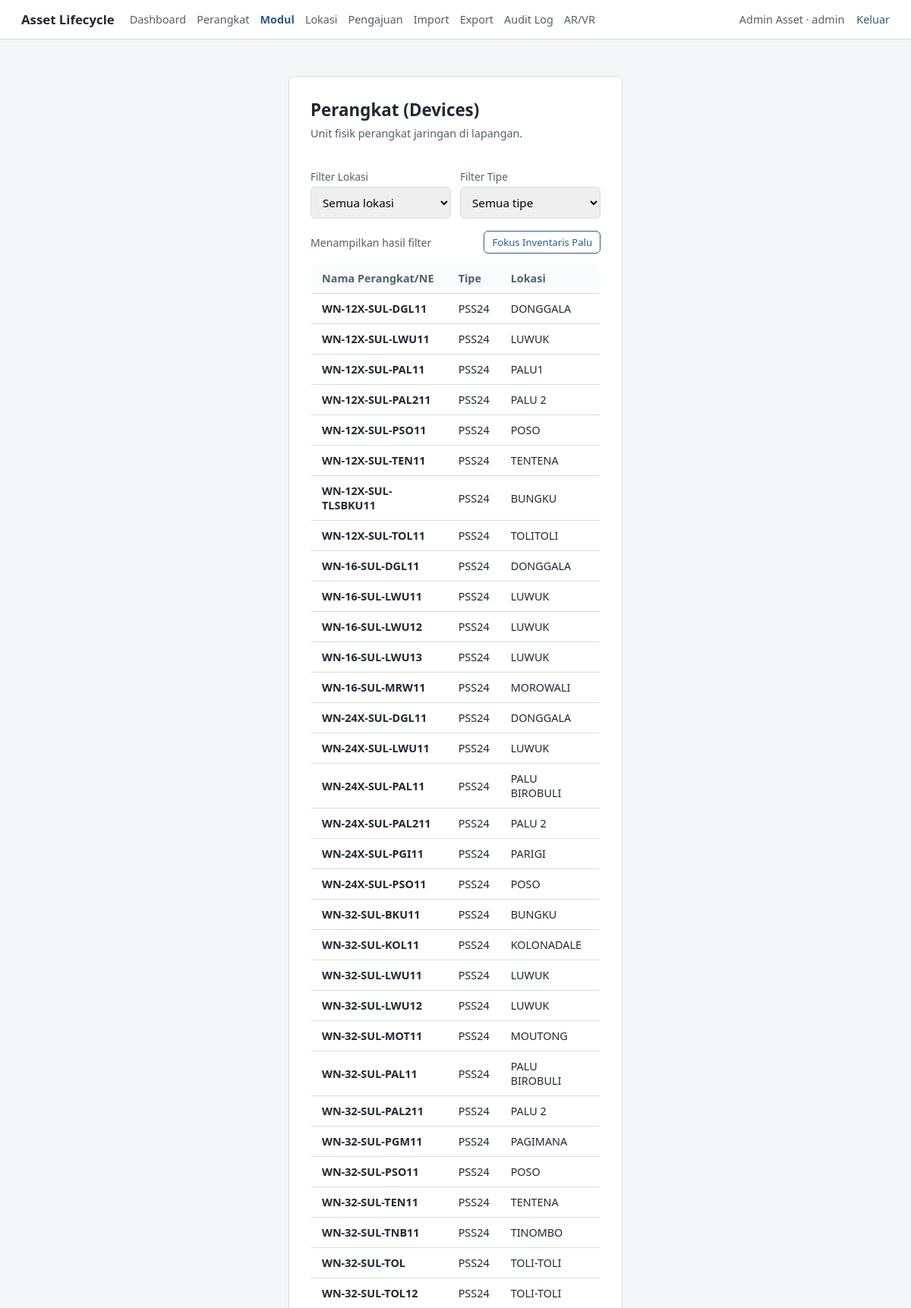
The page /device/devices?all=1 (signed in, upper part) on the database as committed earlier.
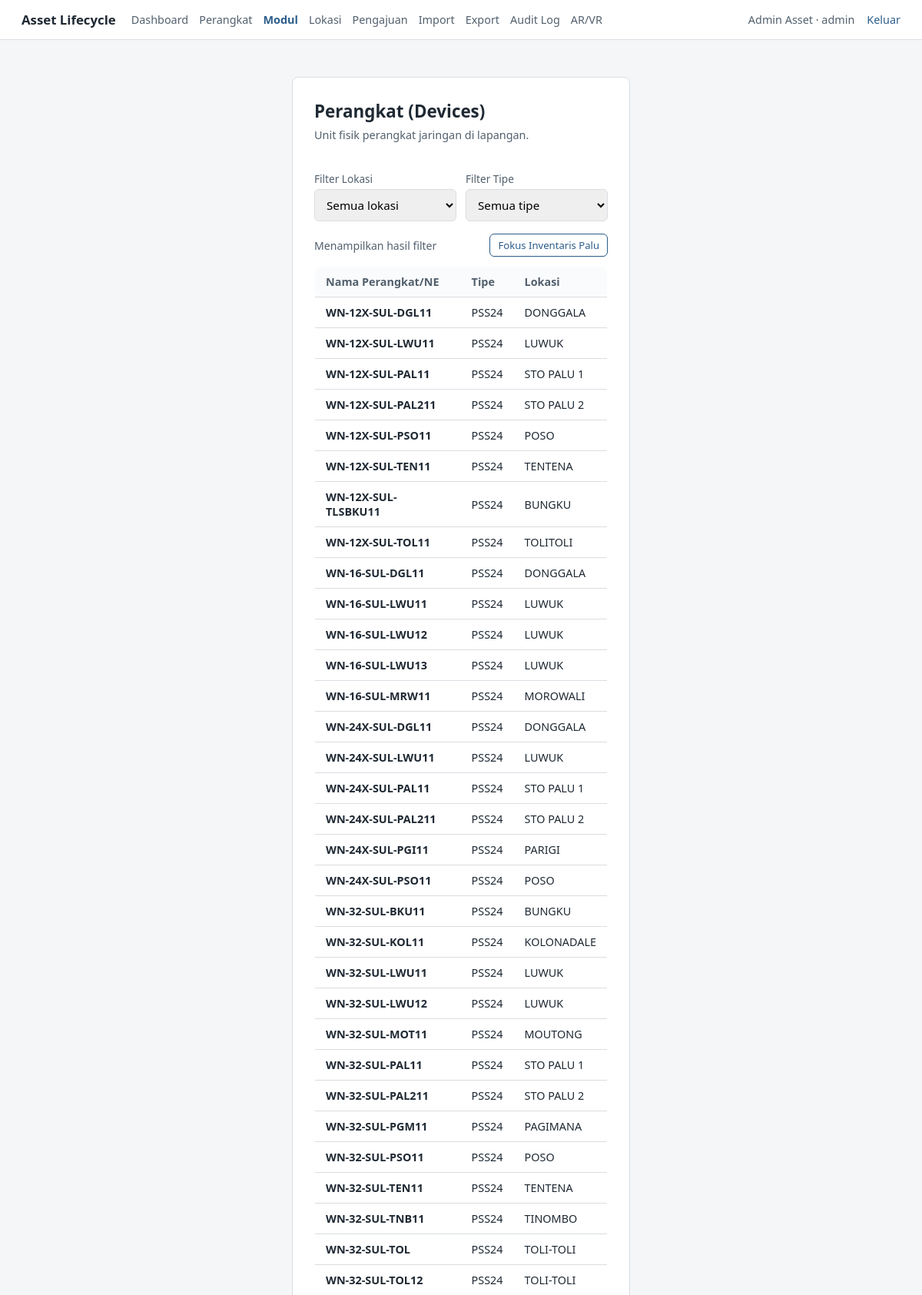
The same page on the database as committed later.
### app/models/user.py (models this page shows, shortened)
class User(db.Model, UserMixin):
    __tablename__ = "user"
    user_id = db.Column(db.Integer, primary_key=True)
    name = db.Column(db.String(150), nullable=False)
    email = db.Column(db.String(150), unique=True)
    password = db.Column(db.String(255))
    role = db.Column(db.String(20), nullable=False)  # 'admin' / 'karyawan_tif' / 'teknisi'
    is_pj = db.Column(db.Boolean, default=False)
    district = db.Column(db.String(100))
    status = db.Column(db.String(20), default="aktif")  # 'aktif' / 'pending'
    avatar_path = db.Column(db.String(255), nullable=True)  # path relatif ke static/avatars/
    created_at = db.Column(db.DateTime, default=datetime.utcnow)
    updated_at = db.Column(db.DateTime, onupdate=datetime.utcnow)

### app/models/device.py (models this page shows)
class Device(db.Model):
    __tablename__ = "devices"
    device_id = db.Column(db.Integer, primary_key=True)
    device_type_id = db.Column(db.Integer, db.ForeignKey("device_types.device_type_id"))
    location_id = db.Column(db.Integer, db.ForeignKey("locations.location_id"))
    nama_perangkat = db.Column(db.String(150))
    serial_number = db.Column(db.String(100))
    hostname = db.Column(db.String(150))
    status = db.Column(db.String(50))
    keterangan = db.Column(db.Text)
    created_at = db.Column(db.DateTime, default=datetime.utcnow)
    updated_at = db.Column(db.DateTime, onupdate=datetime.utcnow)

### app/models/device_type.py (models this page shows)
class DeviceType(db.Model):
    __tablename__ = "device_types"
    device_type_id = db.Column(db.Integer, primary_key=True)
    nama_tipe = db.Column(db.String(100), nullable=False)  # 'OTN PSS24', 'Metro'
    vendor = db.Column(db.String(100))
    deskripsi = db.Column(db.Text)
    created_at = db.Column(db.DateTime, default=datetime.utcnow)
    updated_at = db.Column(db.DateTime, onupdate=datetime.utcnow)
    slot_definitions = db.relationship("SlotDefinition", backref="device_type")
    devices = db.relationship("Device", backref="device_type")

### app/models/location.py (models this page shows)
class Location(db.Model):
    __tablename__ = "locations"
    location_id = db.Column(db.Integer, primary_key=True)
    nama_lokasi = db.Column(db.String(150))  # 'Palu 1', 'Palu 2', 'Donggala'
    alamat = db.Column(db.Text)
    district = db.Column(db.String(100))
    area = db.Column(db.String(100))
    latitude = db.Column(db.Float)
    longitude = db.Column(db.Float)
    created_at = db.Column(db.DateTime, default=datetime.utcnow)
    updated_at = db.Column(db.DateTime, onupdate=datetime.utcnow)
    devices = db.relationship("Device", backref="location")

### app/modules/device/routes.py (the view, shortened to what this page needs)
@device_bp.route("/devices", methods=["GET", "POST"])
@login_required
@role_required("admin", "karyawan_tif")
def devices():
    location_filter = request.args.get("location_id", type=int)
    device_type_filter = request.args.get("device_type_id", type=int)
    show_all = request.args.get("all", "0") == "1"
    query = Device.query
    if location_filter:
        query = query.filter_by(location_id=location_filter)
    elif not show_all:
        query = query.filter(Device.hostname.in_(["WN-24X-SUL-PAL11", "WN-24X-SUL-PAL211"]))
    if device_type_filter:
        query = query.filter_by(device_type_id=device_type_filter)
    devices_list = query.order_by(Device.nama_perangkat).all()
    all_types = DeviceType.query.order_by(DeviceType.nama_tipe).all()
    all_locations = Location.query.order_by(Location.nama_lokasi).all()
    return render_template(
        "device/devices.html",
        devices=devices_list,
        all_types=all_types,
        all_locations=all_locations,
        selected_location=location_filter,
        selected_type=device_type_filter,
        show_all=show_all,
    )

### app/templates/device/devices.html (shortened to what this page needs)
{% extends "base.html" %}
{% block content %}
<div class="page page--wide" style="margin:0;padding:0;max-width:none;">
<div class="card" style="margin-bottom:20px;">
    <h1>Perangkat (Devices)</h1>
    <p class="subtitle">Unit fisik perangkat jaringan di lapangan.</p>
    <form method="GET" style="display:flex;gap:12px;align-items:flex-end;margin-bottom:16px;">
        <div style="flex:1;">
            <label for="filter_location">Filter Lokasi</label>
            <select id="filter_location" name="location_id" onchange="this.form.submit()">
                <option value="">Semua lokasi</option>
            </select>
        </div>
        <div style="flex:1;">
            <label for="filter_type">Filter Tipe</label>
            <select id="filter_type" name="device_type_id" onchange="this.form.submit()">
                <option value="">Semua tipe</option>
            </select>
        </div>
    </form>
    <div style="display:flex;justify-content:space-between;align-items:center;margin-bottom:12px;">
        <span style="font-size:0.88rem;color:var(--ink-soft);">
            {% if selected_location or selected_type or show_all %}
                Menampilkan hasil filter
            {% else %}
                Fokus inventaris aktif: STO PALU 1 &amp; STO PALU 2
            {% endif %}
        </span>
        <div>
            {% if show_all %}
                <a href="{{ url_for('device.devices') }}" class="btn btn--secondary btn--small">Fokus Inventaris Palu</a>
            {% else %}
                <a href="{{ url_for('device.devices', all=1) }}" class="btn btn--secondary btn--small">Tampilkan Semua Perangkat</a>
            {% endif %}
        </div>
    </div>
    <table>
        <thead>
            <tr>
                <th>Nama Perangkat/NE</th>
                <th>Tipe</th>
                <th>Lokasi</th>
            </tr>
        </thead>
        <tbody>
            {% for d in devices %}
            <tr>
                <td><strong>{{ d.nama_perangkat or d.hostname }}</strong></td>
                <td>{{ d.device_type.nama_tipe if d.device_type else "-" }}</td>
                <td>{{ d.location.nama_lokasi if d.location else "-" }}</td>
            </tr>
            {% else %}
            <tr><td colspan="3">Belum ada perangkat yang cocok dengan filter ini.</td></tr>
            {% endfor %}
        </tbody>
    </table>
</div>
</div>
{% endblock %}

### app/templates/base.html (shortened to what this page needs)
<!DOCTYPE html>
<html lang="id">
<head>
    <link rel="stylesheet" href="{{ url_for('static', filename='style.css') }}">
</head>
<body>
    <header class="topbar">
        <div style="display:flex;align-items:center;gap:20px;">
            <a href="{{ url_for('index') }}" class="topbar__brand">Asset Lifecycle</a>
            {% if current_user.is_authenticated %}
            <nav class="topbar__menu" style="display:flex;gap:14px;font-size:0.9rem;">
                <a href="{{ url_for('index') }}" style="color:var(--ink-soft);text-decoration:none;">Dashboard</a>
                <a href="{{ url_for('device.devices') }}" style="color:var(--ink-soft);text-decoration:none;">Perangkat</a>
                <a href="{{ url_for('module_request.inventory') }}" style="color:var(--accent);font-weight:600;text-decoration:none;">Modul</a>
                <a href="{{ url_for('device.locations') }}" style="color:var(--ink-soft);text-decoration:none;">Lokasi</a>
                <a href="{{ url_for('module_request.list_requests') }}" style="color:var(--ink-soft);text-decoration:none;">Pengajuan</a>
                {% if current_user.role in ['admin', 'karyawan_tif'] %}
                <a href="{{ url_for('data_import.index') }}" style="color:var(--ink-soft);text-decoration:none;">Import</a>
                <a href="{{ url_for('export.index') }}" style="color:var(--ink-soft);text-decoration:none;">Export</a>
                <a href="{{ url_for('audit.logs') }}" style="color:var(--ink-soft);text-decoration:none;">Audit Log</a>
                {% endif %}
                <a href="{{ url_for('ar.scan') }}" style="color:var(--ink-soft);text-decoration:none;">AR/VR</a>
            </nav>
            {% endif %}
        </div>
        <nav class="topbar__nav">
            {% if current_user.is_authenticated %}
                <span class="topbar__user">{{ current_user.name }} &middot; {{ current_user.role }}{% if current_user.is_pj %} &middot; PJ{% endif %}</span>
                <a href="{{ url_for('auth.logout') }}">Keluar</a>
            {% else %}
                <a href="{{ url_for('auth.login') }}">Masuk</a>
            {% endif %}
        </nav>
    </header>
    <main class="page">
        {% block content %}{% endblock %}
    </main>
</body>
</html>

### app/static/style.css (style rules this page uses)
:root { --ink: #1f2933; --ink-soft: #52606d; --line: #d9dde2; --surface: #ffffff; --bg: #f5f6f8; --accent: #2b5d8a; --accent-hover: #234a6f; --error-bg: #fbe9e7; --error-ink: #9c3b2e; --success-bg: #e6f3ea; --success-ink: #2c6e49; }
* { box-sizing: border-box; }
body { margin: 0; font-family: "Segoe UI", system-ui, -apple-system, sans-serif; color: var(--ink); background: var(--bg); }
.topbar { display: flex; justify-content: space-between; align-items: center; padding: 14px 28px; background: var(--surface); border-bottom: 1px solid var(--line); }
.topbar__brand { font-weight: 600; font-size: 1.05rem; color: var(--ink); text-decoration: none; }
.topbar__nav { display: flex; align-items: center; gap: 16px; font-size: 0.9rem; }
.topbar__nav a { color: var(--accent); text-decoration: none; }
.topbar__user { color: var(--ink-soft); }
.page { max-width: 480px; margin: 48px auto; padding: 0 20px; }
.page--wide { max-width: 900px; }
.card { background: var(--surface); border: 1px solid var(--line); border-radius: 8px; padding: 28px; }
h1 { font-size: 1.4rem; margin: 0 0 6px; }
.subtitle { color: var(--ink-soft); font-size: 0.9rem; margin: 0 0 24px; }
label { display: block; font-size: 0.85rem; color: var(--ink-soft); margin-bottom: 4px; margin-top: 14px; }
input, select { width: 100%; padding: 9px 11px; border: 1px solid var(--line); border-radius: 6px; font-size: 0.95rem; font-family: inherit; }
button, .btn { display: inline-block; margin-top: 20px; padding: 10px 16px; background: var(--accent); color: white; border: none; border-radius: 6px; font-size: 0.95rem; cursor: pointer; text-decoration: none; }
.btn--secondary { background: transparent; color: var(--accent); border: 1px solid var(--accent); }
table { width: 100%; border-collapse: collapse; background: var(--surface); border: 1px solid var(--line); border-radius: 8px; overflow: hidden; }
th, td { text-align: left; padding: 10px 14px; border-bottom: 1px solid var(--line); font-size: 0.9rem; }
th { background: #fafbfc; color: var(--ink-soft); font-weight: 600; }
tr:last-child td { border-bottom: none; }
.btn--small { margin-top: 0; padding: 5px 10px; font-size: 0.82rem; }

Rows that differ between the two databases and show on the page:
changed Device "WN-12X-SUL-PAL11": location "PALU1" → "STO PALU 1"
changed through a linked row, Device "WN-12X-SUL-PAL211": location "PALU 2" → "STO PALU 2"
changed through a linked row, Device "WN-24X-SUL-PAL11": location "PALU BIROBULI" → "STO PALU 1"
changed through a linked row, Device "WN-24X-SUL-PAL211": location "PALU 2" → "STO PALU 2"
changed through a linked row, Device "WN-32-SUL-PAL11": location "PALU BIROBULI" → "STO PALU 1"
changed through a linked row, Device "WN-32-SUL-PAL211": location "PALU 2" → "STO PALU 2"
